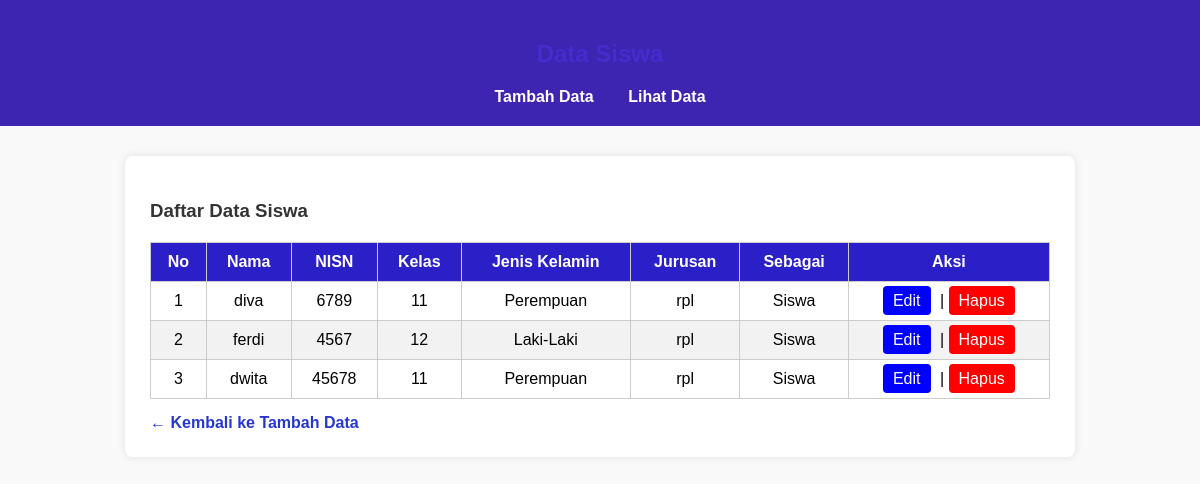
Screenshot of /lihat.php with the database file from the repository.
### tables this page shows
CREATE TABLE `siswa` (
  `id` int(11) NOT NULL,
  `nama` varchar(100) DEFAULT NULL,
  `nisn` varchar(50) DEFAULT NULL,
  `kelas` varchar(50) DEFAULT NULL,
  `jenis_kelamin` varchar(20) DEFAULT NULL,
  `jurusan` varchar(100) DEFAULT NULL,
  `sebagai` varchar(50) DEFAULT NULL
);

### lihat.php (the view, shortened to what this page needs)
<?php
include 'db.php';
?>
<!DOCTYPE html>
<html lang="id">
<head>
  <link rel="stylesheet" href="css/style.css">
</head>
<body>
  <div class="header">
    <h2>Data Siswa</h2>
    <nav>
      <a href="index.html">Tambah Data</a>
      <a href="lihat.php">Lihat Data</a>
    </nav>
  </div>
  <div class="container">
    <h3>Daftar Data Siswa</h3>
    <table>
      <thead>
        <tr>
          <th>No</th>
          <th>Nama</th>
          <th>NISN</th>
          <th>Kelas</th>
          <th>Jenis Kelamin</th>
          <th>Jurusan</th>
          <th>Sebagai</th>
          <th>Aksi</th>
        </tr>
      </thead>
      <tbody>
        <?php
        $no = 1;
        $query = mysqli_query($conn, "SELECT * FROM siswa");
        while ($row = mysqli_fetch_assoc($query)) {
          echo "<tr>
                  <td>".$no++."</td>
                  <td>".$row['nama']."</td>
                  <td>".$row['nisn']."</td>
                  <td>".$row['kelas']."</td>
                  <td>".$row['jenis_kelamin']."</td>
                  <td>".$row['jurusan']."</td>
                  <td>".$row['sebagai']."</td>
                  <td>
                    <a href='edit.php?id=" . $row['id'] . "' class='btn-edit'>Edit</a>
                    |
                    <a href='hapus.php?id=" . $row['id'] . "' class='btn-hapus' onclick='return confirm(\"Yakin ingin hapus?\")'>Hapus</a>
                  </td>
                </tr>";
        }
        ?>
      </tbody>
    </table>
    <a class="kembali" href="index.php">← Kembali ke Tambah Data</a>
  </div>
</body>
</html>

### css/style.css (style rules this page uses)
body { font-family: Arial, sans-serif; margin: 0; padding: 0; background: #f9f9f9; }
.header { background-color: #3d24b1; color: rgb(68, 44, 207); text-align: center; padding: 20px 0; }
.header nav { margin-top: 10px; }
.header nav a { color: white; text-decoration: none; margin: 0 15px; font-weight: bold; }
.container { max-width: 500px; background: white; margin: 30px auto; padding: 25px; border-radius: 8px; box-shadow: 0 0 8px rgba(0,0,0,0.1); }
.container h3 { margin-bottom: 20px; color: #333; }

### lihat.php (style rules this page uses)
table { width: 100%; border-collapse: collapse; margin-top: 20px; }
th, td { padding: 10px; border: 1px solid #ccc; text-align: center; }
th { background-color:rgb(43, 31, 199); color: white; }
tr:nth-child(even) { background-color: #f2f2f2; }
.container { max-width: 900px; margin: 30px auto; background: white; padding: 25px; border-radius: 8px; box-shadow: 0 0 8px rgba(0,0,0,0.1); }
a.kembali { display: inline-block; margin-top: 15px; color:rgb(38, 55, 207); text-decoration: none; font-weight: bold; }
.btn-edit { color: white; background-color: blue; padding: 6px 10px; text-decoration: none; border-radius: 4px; margin-right: 5px; }
.btn-hapus { color: white; background-color: red; padding: 6px 10px; text-decoration: none; border-radius: 4px; }

### rows the page displays
siswa: nama "diva", nisn "6789", kelas "11", jenis_kelamin "Perempuan", jurusan "rpl", sebagai "Siswa"
siswa: nama "ferdi", nisn "4567", kelas "12", jenis_kelamin "Laki-Laki", jurusan "rpl", sebagai "Siswa"
siswa: nama "dwita", nisn "45678", kelas "11", jenis_kelamin "Perempuan", jurusan "rpl", sebagai "Siswa"
